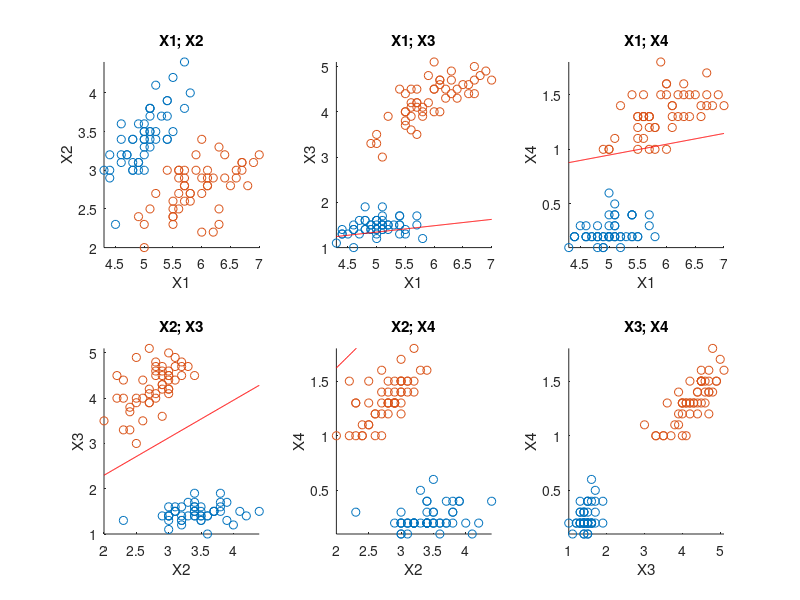

Source code (MATLAB): (Note: this script raises an error after producing the figure.)
load fisheriris.mat

% truncate to only binary classification
X = meas(1:100, :);
Y = [zeros([50 1]); ones([50 1])]; 

mu0 = mean(X(1:50, :))';
mu1 = mean(X(51:100, :))';
X2 = [X(1:50, :) - repmat(mu0', [50, 1]); X(51:100, :) - repmat(mu1', [50, 1])];
S = inv(cov(X2));
p = 2 * (mu0 - mu1)' * S;
c = mu0' * S * mu0 - mu1' * S * mu1;

figure(2);
k = 1;
for i = 1:4
    for j = (i+1):4
        subplot(2,3,k);
        hold all; 
        scatter(X(1:50, i), X(1:50, j), 'b.');
        scatter(X(51:100, i), X(51:100, j), 'gx');
        u = min(X(:, i)):0.01:max(X(:, i));
        plot(u, (c-p(i)*u)/p(j), 'r');
        xlim([min(X(:, i)), max(X(:, i))]);
        ylim([min(X(:, j)), max(X(:, j))]);
        title(['X' num2str(i) '; X' num2str(j)]);
        hold off;
        xlabel(['X' num2str(i)]);
        ylabel(['X' num2str(j)]);
        k = k + 1;
    end
end





%%
figure(1)
k = 1;
for i = 1:4
    for j = (i+1):4
        X = meas(1:100, [i j]);
        mu0 = mean(X(1:50, :))';
        mu1 = mean(X(51:100, :))';
        S = inv(cov(X));
        p = 2 * (mu0 - mu1)' * S;
        %display(p);
        c = mu0' * S * mu0 - mu1' * S * mu1;
        %display(c);
        f = @(x1, x2) -c + p(1)*x1 + p(2)*x2;
        
        q = fitclinear(X,Y, 'Learner', 'logistic');
        
        f2 = @(x1, x2) q.Bias + q.Beta(1)*x1 + q.Beta(2)*x2;
        
        subplot(2,3,k);
        hold all; 
        scatter(X(1:50, 1), X(1:50, 2), 'b.');
        scatter(X(51:100, 1), X(51:100, 2), 'go');
        h = ezplot(f);
        h.LineWidth = 2.0;
        h.Color='r';
        g = ezplot(f2);
        g.LineWidth = 2.0;
        g.Color='m';
        xlim([min(X(:, 1)), max(X(:, 1))]);
        ylim([min(X(:, 2)), max(X(:, 2))]);
        title(['X' num2str(i) '; X' num2str(j)]);
        %legend('', '', 'Parametric', 'Logistic')
        hold off;
        xlabel(['X' num2str(i)]);
        ylabel(['X' num2str(j)]);
        k = k + 1;
    end
end

